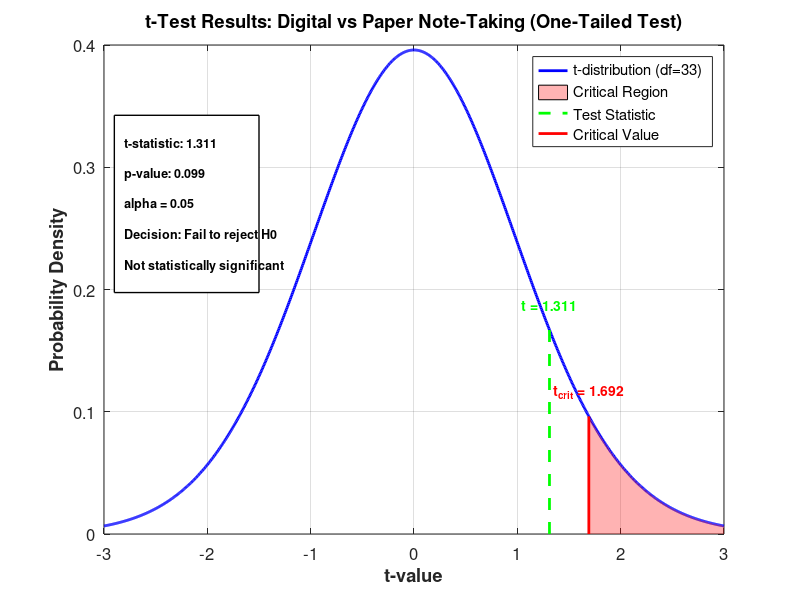

Write the MATLAB code that produced this figure.
% Graph 5: Hypothesis Test Results Visualization
clear; clc;

% Load statistics package (required for tpdf function)
try
    pkg load statistics;
    fprintf('Statistics package loaded successfully.\n');
catch
    fprintf('Warning: Statistics package not available. Using approximation.\n');
end

% Data from your t-test results
t_statistic = 1.311;
t_critical = 1.692;
p_value = 0.099;
alpha = 0.05;

% Create t-distribution curve
df = 33;
x = linspace(-3, 3, 1000);

% Try to use tpdf, fallback to normal approximation if not available
try
    y = tpdf(x, df);
catch
    % Fallback: approximate t-distribution with normal for large df
    fprintf('Using normal approximation for t-distribution.\n');
    y = normpdf(x, 0, 1);
end

figure(5);
clf;
plot(x, y, 'b-', 'LineWidth', 2);
hold on;

% Shade critical region (one-tailed)
x_crit = linspace(t_critical, 3, 100);

% Calculate y values for critical region
try
    y_crit = tpdf(x_crit, df);
    y_stat = tpdf(t_statistic, df);
    y_critical = tpdf(t_critical, df);
catch
    y_crit = normpdf(x_crit, 0, 1);
    y_stat = normpdf(t_statistic, 0, 1);
    y_critical = normpdf(t_critical, 0, 1);
end

% Use patch instead of fill for better Octave compatibility
% Make sure the critical region is properly closed
x_fill = [x_crit, 3, t_critical];
y_fill = [y_crit, 0, 0];
patch(x_fill, y_fill, 'red', 'FaceAlpha', 0.3, 'EdgeColor', 'none');

% Add vertical lines (using plot instead of line) - make them thinner
plot([t_statistic, t_statistic], [0, y_stat], ...
     'g--', 'LineWidth', 2);
plot([t_critical, t_critical], [0, y_critical], ...
     'r-', 'LineWidth', 2);

% Labels and annotations
xlabel('t-value', 'FontSize', 12, 'FontWeight', 'bold');
ylabel('Probability Density', 'FontSize', 12, 'FontWeight', 'bold');
title('t-Test Results: Digital vs Paper Note-Taking (One-Tailed Test)', 'FontSize', 14, 'FontWeight', 'bold');
grid on;

% Add text annotations
text(t_statistic, y_stat + 0.02, ...
     sprintf('t = %.3f', t_statistic), 'HorizontalAlignment', 'center', ...
     'Color', 'green', 'FontWeight', 'bold', 'FontSize', 10);
text(t_critical, y_critical + 0.02, ...
     sprintf('t_c_r_i_t = %.3f', t_critical), 'HorizontalAlignment', 'center', ...
     'Color', 'red', 'FontWeight', 'bold', 'FontSize', 10);

% Add results text box (moved to left side to avoid legend overlap)
text_x = -2.8;
text_y = 0.32;
text_spacing = 0.025;

% Create a background box first
rectangle('Position', [text_x-0.1, text_y-4.5*text_spacing-0.01, 1.4, 5*text_spacing+0.02], ...
          'FaceColor', 'white', 'EdgeColor', 'black', 'LineWidth', 1);

% Individual text lines for better control
text(text_x, text_y, sprintf('t-statistic: %.3f', t_statistic), ...
     'FontSize', 9, 'FontWeight', 'bold');
text(text_x, text_y - text_spacing, sprintf('p-value: %.3f', p_value), ...
     'FontSize', 9, 'FontWeight', 'bold');
text(text_x, text_y - 2*text_spacing, sprintf('alpha = %.2f', alpha), ...
     'FontSize', 9, 'FontWeight', 'bold');
text(text_x, text_y - 3*text_spacing, 'Decision: Fail to reject H0', ...
     'FontSize', 9, 'FontWeight', 'bold');
text(text_x, text_y - 4*text_spacing, 'Not statistically significant', ...
     'FontSize', 9, 'FontWeight', 'bold');

% Create legend with simpler approach (make it more compact)
h1 = plot(NaN, NaN, 'b-', 'LineWidth', 2);
h2 = patch(NaN, NaN, 'red', 'FaceAlpha', 0.3);
h3 = plot(NaN, NaN, 'g--', 'LineWidth', 2);
h4 = plot(NaN, NaN, 'r-', 'LineWidth', 2);

legend([h1, h2, h3, h4], {'t-distribution (df=33)', 'Critical Region', 'Test Statistic', 'Critical Value'}, ...
       'Location', 'northeast', 'FontSize', 9);

% Set axis limits and formatting
xlim([-3 3]);
ylim([0 0.4]);
set(gca, 'FontSize', 12);

% Final formatting
set(gcf, 'Position', [100, 100, 900, 600]);
set(gcf, 'Color', 'white');

hold off;

% Save the figure
print('hypothesis_test_results.png', '-dpng', '-r300');
fprintf('Graph 5 saved as hypothesis_test_results.png\n');
